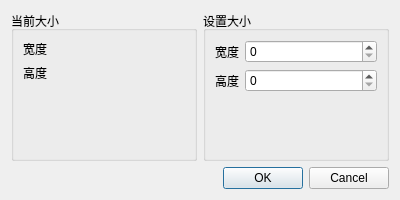
<?xml version="1.0" encoding="UTF-8"?>
<ui version="4.0">
 <class>CanvasSizeDialog</class>
 <widget class="QDialog" name="CanvasSizeDialog">
  <property name="geometry">
   <rect>
    <x>0</x>
    <y>0</y>
    <width>400</width>
    <height>200</height>
   </rect>
  </property>
  <property name="minimumSize">
   <size>
    <width>400</width>
    <height>150</height>
   </size>
  </property>
  <property name="maximumSize">
   <size>
    <width>400</width>
    <height>200</height>
   </size>
  </property>
  <property name="windowTitle">
   <string>Dialog</string>
  </property>
  <layout class="QGridLayout" name="gridLayout">
   <item row="0" column="0">
    <widget class="QGroupBox" name="curSizeBox">
     <property name="title">
      <string>当前大小</string>
     </property>
     <layout class="QFormLayout" name="formLayout_2">
      <property name="fieldGrowthPolicy">
       <enum>QFormLayout::AllNonFixedFieldsGrow</enum>
      </property>
      <item row="0" column="0">
       <widget class="QLabel" name="label">
        <property name="text">
         <string>宽度</string>
        </property>
       </widget>
      </item>
      <item row="0" column="1">
       <widget class="QLabel" name="curWidth">
        <property name="text">
         <string/>
        </property>
       </widget>
      </item>
      <item row="1" column="0">
       <widget class="QLabel" name="label_2">
        <property name="text">
         <string>高度</string>
        </property>
       </widget>
      </item>
      <item row="1" column="1">
       <widget class="QLabel" name="curHeight">
        <property name="text">
         <string/>
        </property>
       </widget>
      </item>
     </layout>
    </widget>
   </item>
   <item row="0" column="1">
    <widget class="QGroupBox" name="setSizeBox">
     <property name="title">
      <string>设置大小</string>
     </property>
     <layout class="QFormLayout" name="formLayout">
      <property name="fieldGrowthPolicy">
       <enum>QFormLayout::AllNonFixedFieldsGrow</enum>
      </property>
      <item row="0" column="0">
       <widget class="QLabel" name="label_3">
        <property name="text">
         <string>宽度</string>
        </property>
       </widget>
      </item>
      <item row="0" column="1">
       <widget class="QSpinBox" name="widthSpinBox">
        <property name="maximum">
         <number>4096</number>
        </property>
       </widget>
      </item>
      <item row="1" column="0">
       <widget class="QLabel" name="label_4">
        <property name="text">
         <string>高度</string>
        </property>
       </widget>
      </item>
      <item row="1" column="1">
       <widget class="QSpinBox" name="heightSpinBox">
        <property name="maximum">
         <number>4096</number>
        </property>
       </widget>
      </item>
     </layout>
     <zorder>label_3</zorder>
     <zorder>widthSpinBox</zorder>
     <zorder>label_4</zorder>
     <zorder>heightSpinBox</zorder>
     <zorder>buttonBox</zorder>
    </widget>
   </item>
   <item row="1" column="0" colspan="2">
    <widget class="QDialogButtonBox" name="buttonBox">
     <property name="orientation">
      <enum>Qt::Horizontal</enum>
     </property>
     <property name="standardButtons">
      <set>QDialogButtonBox::Cancel|QDialogButtonBox::Ok</set>
     </property>
    </widget>
   </item>
  </layout>
 </widget>
 <resources/>
 <connections>
  <connection>
   <sender>buttonBox</sender>
   <signal>accepted()</signal>
   <receiver>CanvasSizeDialog</receiver>
   <slot>accept()</slot>
   <hints>
    <hint type="sourcelabel">
     <x>248</x>
     <y>254</y>
    </hint>
    <hint type="destinationlabel">
     <x>157</x>
     <y>274</y>
    </hint>
   </hints>
  </connection>
  <connection>
   <sender>buttonBox</sender>
   <signal>rejected()</signal>
   <receiver>CanvasSizeDialog</receiver>
   <slot>reject()</slot>
   <hints>
    <hint type="sourcelabel">
     <x>316</x>
     <y>260</y>
    </hint>
    <hint type="destinationlabel">
     <x>286</x>
     <y>274</y>
    </hint>
   </hints>
  </connection>
 </connections>
</ui>
